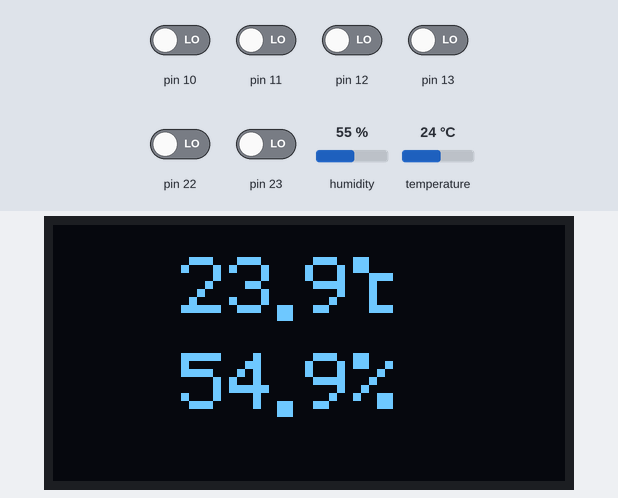
Recording of a program running on a simulated Arduino Uno, built with avr-gcc and run on an emulated ATmega328P. Shown: 128×64 one-colour display. Wiring (inferred from the names in the program): I2C bus: SDA pin 8; SCL pin 9; AHT10/20 sensor at I2C address 0x38; SSD1306 OLED at I2C address 0x3C. The inputs (shaded band) are chosen by the test bench; at power-on: pin 10–13, pin 22, pin 23 LOW, humidity 55 %, temperature 24 °C.

Above: at 1.3 s.
1.4 s: humidity set to 22 %
At 1.7 s:
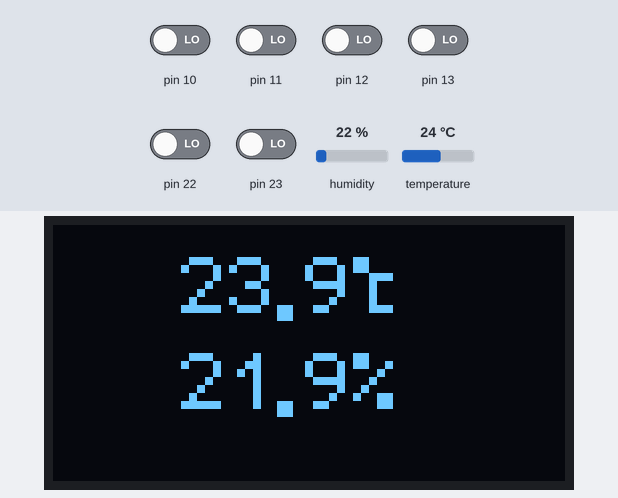
2.9 s: temperature set to 12 °C
At 3.7 s:
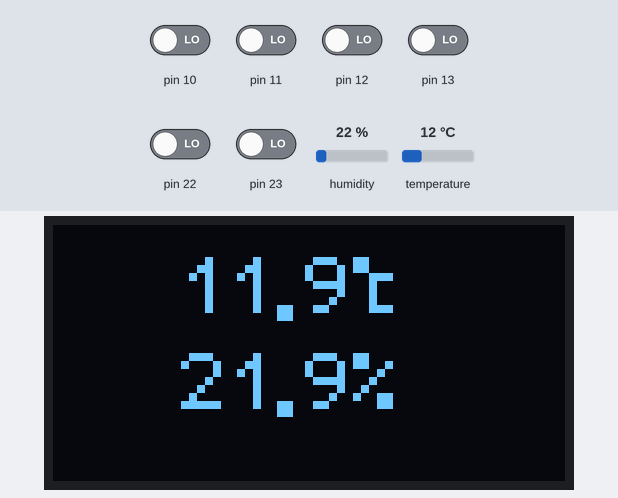
4.7 s: humidity set to 40 %
At 5.7 s:
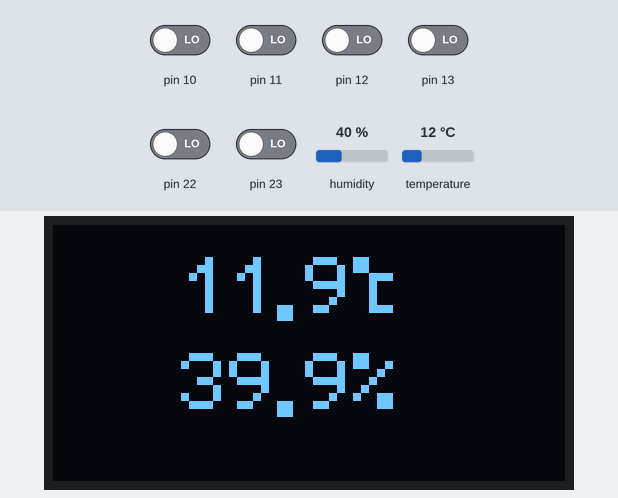
6.5 s: temperature set to 19 °C
At 7.7 s:
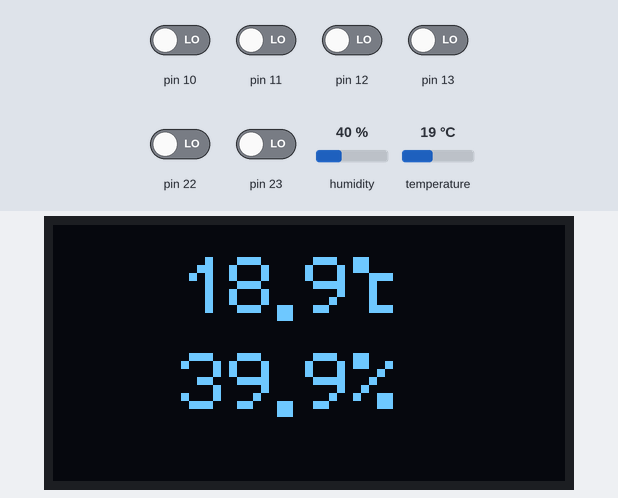
Timing chart, 0 to 9.3 s (numbered marks = the images above; inputs shaded):
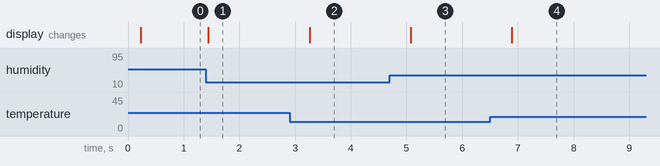

Measured:
- after the input at 1.4 s, the display: changes at once (image 1)
- after the input at 2.9 s, the display: changes after 0.36 s (image 2)
- after the input at 4.7 s, the display: changes after 0.38 s (image 3)
- after the input at 6.5 s, the display: changes after 0.39 s (image 4)

The program:

main.c
```c
#include <Arduino.h>
#include "simpleI2C.h"
#include "oledSSD1306.h"
#include "aht20.h"
#include "util/delay.h"

void setup() {
    i2c_init();
    oled_init();
    aht_init();
    oled_clear();

}

void loop() {
    if(aht_read_data()){
        uint16_t realTemp = temp;
        if (realTemp < 0) realTemp = 0;
        uint8_t hundred = 0;
        uint8_t tens = 0;
        while(realTemp >=100){realTemp -= 100; hundred += 1;}
        while(realTemp >=10){realTemp -= 10; tens += 1;}
        oled_drawNum(32,1,hundred);
        oled_drawNum(44,1,tens);
        oled_drawNum(56,1,10);
        oled_drawNum(63,1,realTemp);
        oled_drawNum(75,1,11);

        realTemp = humid;
        if (realTemp < 0) realTemp = 0;
        hundred = 0;
        tens = 0;
        while(realTemp >=100){realTemp -= 100; hundred += 1;}
        while(realTemp >=10){realTemp -= 10; tens += 1;}
        oled_drawNum(32,4,hundred);
        oled_drawNum(44,4,tens);
        oled_drawNum(56,4,10);
        oled_drawNum(63,4,realTemp);
        oled_drawNum(75,4,12);
    }
    _delay_ms(500);

}
```

aht20.c
```c
#include "aht20.h"
#include "Arduino.h"
#include "simpleI2C.h"
#include "util/delay.h"

int16_t temp  = 0;
int16_t humid = 0;

void aht_init(){
    _delay_ms(100);
    i2c_start();
    i2c_send_data((AHT_ADDRES << 1) | 0x01);
    if(i2c_read_data(0) != 0x18){
        i2c_stop();
        i2c_start();
        i2c_send_data(AHT_ADDRES << 1);
        i2c_send_data(0xBE);
        i2c_send_data(0x08);
        i2c_send_data(0x00);
    }

    i2c_stop();
    _delay_ms(10);
}

bool aht_read_data(){
    i2c_start();
    i2c_send_data(AHT_ADDRES << 1);
    i2c_send_data(0xAC);
    i2c_send_data(0x33);
    i2c_send_data(0x00);
    i2c_stop();
    _delay_ms(100);
    i2c_start();
    i2c_send_data((AHT_ADDRES << 1) | 0x01);
    if((i2c_read_data(1) & 0x80) != 0){
        i2c_stop();
        return false;
    }

    uint8_t data[5];
    for(uint8_t i = 0; i < 4;i++){
        data[i] = i2c_read_data(1);
    }
    data[4] = i2c_read_data(0);
    i2c_stop();

    uint8_t t_high = data[2] & 0x0F;
    uint8_t t_mid = data[3];
    temp = (t_high * 125) + (((uint16_t)t_mid * 125) >> 8) - 500;
    uint8_t h_high = data[0] >> 4;
    uint8_t h_mid = ((data[0] & 0x0F) << 4) | (data[1] >> 4);
    humid = (((uint16_t)h_high * 125) >> 1) + (((uint16_t)h_mid * 125) >> 9);

    return true;
}
```

aht20.h
```c
#ifndef AHT20_H
#define AHT20_H
#include "Arduino.h"

#ifdef __cplusplus
extern "C"{
#endif

#define AHT_ADDRES 0x38

extern int16_t temp ;
extern int16_t humid ;

void aht_init();
bool aht_read_data();

#ifdef __cplusplus
}
#endif


#endif
```

oledSSD1306.c
```c
#include "Arduino.h"
#include "oledSSD1306.h"
#include "simpleI2C.h"

const uint8_t numArr[13][5] PROGMEM = {
    {0x3E, 0x41, 0x41, 0x41, 0x3E}, // 0
    {0x00, 0x04, 0x02, 0x7F, 0x00}, // 1
    {0x42, 0x61, 0x51, 0x49, 0x46}, // 2
    {0x22, 0x41, 0x49, 0x49, 0x36}, // 3
    {0x18, 0x14, 0x12, 0x7F, 0x10}, // 4
    {0x27, 0x45, 0x45, 0x45, 0x39}, // 5
    {0x3E, 0x49, 0x49, 0x49, 0x30}, // 6
    {0x01, 0x71, 0x09, 0x05, 0x03}, // 7
    {0x36, 0x49, 0x49, 0x49, 0x36}, // 8
    {0x06, 0x49, 0x49, 0x29, 0x1E},  // 9
    {0xC0, 0xC0, 0x00, 0x00, 0x00},  // .
    {0x03, 0x03, 0x7C, 0x44, 0x44}, // °C
    {0x23, 0x13, 0x08, 0x64, 0x62} // %
};
const uint8_t doubleTable[] PROGMEM  = {
    0x00, 0x03, 0x0C, 0x0F, 0x30, 0x33, 0x3C, 0x3F,
    0xC0, 0xC3, 0xCC, 0xCF, 0xF0, 0xF3, 0xFC, 0xFF
};

void oled_write(uint8_t control , uint8_t data){
    i2c_start();
    i2c_send_data(OLED_ADDRES << 1);
    i2c_send_data(control);
    i2c_send_data(data);
    i2c_stop();

}

void oled_init(){
    static const uint8_t data[] PROGMEM = {
        0xAE, // display off
        0xA8 , 0x3F, //set MUX (64)
        0xD3 , 0x00, // set Display offset (0)
        0x8D , 0x14, //charge pump settings (0x14 - enable | 0x10 - disable)
        0xA1, //flip Horizontal
        0xC8, //flip Vertical
        0xAF // display on
    };
    i2c_start();
    i2c_send_data(OLED_ADDRES << 1);
    i2c_send_data(0x00);
    for(uint8_t i= 0; i < sizeof(data);i++){
        i2c_send_data(pgm_read_byte(&data[i]));
    }
    i2c_stop();
}

void oled_set_cursor(uint8_t x , uint8_t y){
    i2c_start();
    i2c_send_data(OLED_ADDRES << 1);
    i2c_send_data(0x00);
    i2c_send_data(0x00 | (x & 0x0F));
    i2c_send_data(0x10 | (x >> 4));
    i2c_send_data(0xB0 | y);
    i2c_stop();
}

void oled_clear(){
    for(uint8_t y = 0; y < 8;y++){
        oled_set_cursor(0,y);
        i2c_start();
        i2c_send_data(OLED_ADDRES << 1);
        i2c_send_data(0x40);

        for(uint8_t x = 0; x < 128;x++){
            i2c_send_data(0x00);
        }
        i2c_stop();
    }
}

void oled_drawNum(uint8_t x , uint8_t y , uint8_t num){
    for(uint8_t part = 0;part < 2;part++ ){
        oled_set_cursor(x,y + part);
        i2c_start();
        i2c_send_data(OLED_ADDRES << 1);
        i2c_send_data(0x40);
        for(uint8_t i = 0; i < 5;i++){
            uint8_t b = pgm_read_byte(&numArr[num][i]);
            if(part == 1) b >>= 4;
            uint8_t d = pgm_read_byte(&doubleTable[b & 0x0F]);
            i2c_send_data(d);
            i2c_send_data(d);
        }
        i2c_stop();
    }

}
```

oledSSD1306.h
```c
#ifndef OLEDSSD1306_H
#define OLEDSSD1306_H

#include "Arduino.h"
#include "avr\pgmspace.h"

#ifdef __cplusplus
extern "C"{
#endif

#define OLED_ADDRES 0x3C


void oled_init();
void oled_set_cursor(uint8_t x , uint8_t y);
void oled_clear();
void oled_drawNum(uint8_t x , uint8_t y , uint8_t num);

#ifdef __cplusplus
}
#endif
#endif
```

simpleI2C.c
```c
#include "simpleI2C.h"
#include "Arduino.h"

void i2c_init(){
    PORTB &= ~((1 << SDA_PIN) | (1 << SCL_PIN));
}

void i2c_start(){
    set_sda(1);
    set_scl(1);
    set_sda(0);
    set_scl(0);
}
void i2c_stop(){
    set_sda(0);
    set_scl(1);
    set_sda(1);
}
bool i2c_send_data(uint8_t data){
    for(uint8_t i = 0; i < 8;i++){
        if(data & 0x80)set_sda(1);
        else set_sda(0);

        set_scl(1);
        set_scl(0);

        data <<= 1;
    }
    set_sda(1);
    set_scl(1);

    bool ack = !(PINB & (1 << SDA_PIN));
    set_scl(0);
    return ack;

}
uint8_t i2c_read_data(uint8_t ACK){
    uint8_t data = 0;
    set_sda(1);
    for(uint8_t i = 0; i < 8;i++){
        data <<= 1;
        set_scl(1);

        if(PINB & (1 << SDA_PIN)) data |= 0x01;
        set_scl(0);
    }
    if (ACK)set_sda(0);
    else set_sda(1);
    set_scl(1);
    set_scl(0);

    return data;
}
```

simpleI2C.h
```c
#ifndef SIMPLEI2C_H
#define SIMPLEI2C_H

#include "Arduino.h"

#define SDA_PIN PB0
#define SCL_PIN PB1

#ifdef __cplusplus
extern "C"{
#endif


void i2c_init();
static inline void set_sda(uint8_t state){
    if (state) DDRB &= ~(1 << SDA_PIN);
    else DDRB |= (1 << SDA_PIN);
}
static inline void set_scl(uint8_t state){
    if (state) DDRB &= ~(1 << SCL_PIN);
    else DDRB |= (1 << SCL_PIN);
}
void i2c_start();
void i2c_stop();
bool i2c_send_data(uint8_t data);
uint8_t i2c_read_data( uint8_t ACK);

#ifdef __cplusplus
}
#endif
#endif
```
